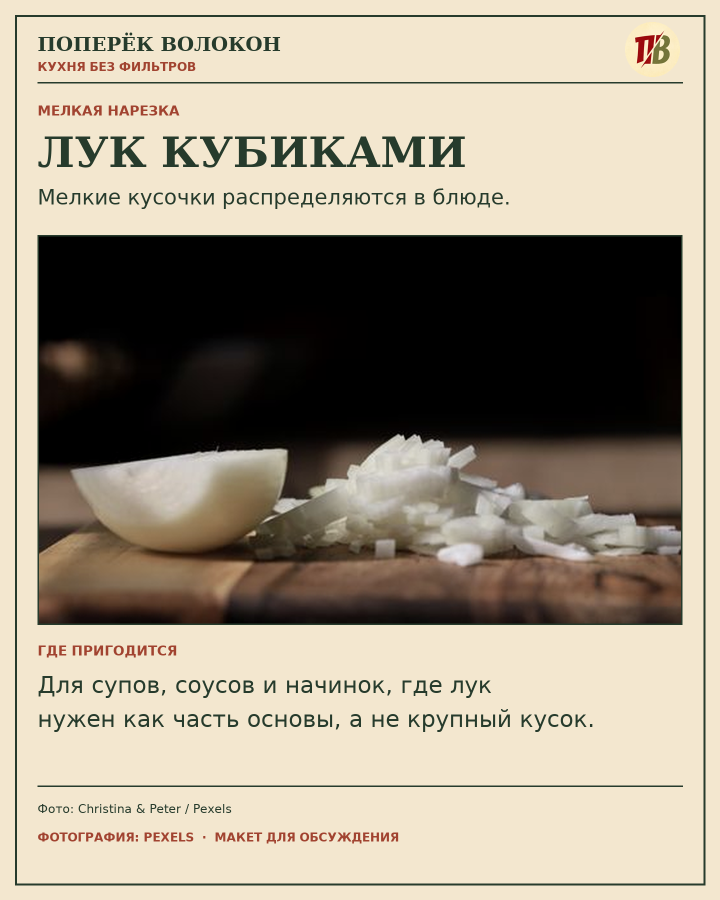
#> input picture proekt/03-chernoviki/luk-raznye-sposoby/foto-proba/foto-proba-01.png, 1440 x 1800 px, given in place of logo-02.png, which was not available (shown at 1/2 size)
$ python sobrat-probu.py
#> lines starting #> are read from the running program, lines starting #| are printed output that depends on the picture; after the words box and inside, x2 and y2 are one past the last pixel; in counts of white or black regions, pixels touching at a corner belong together
"""Пробные макеты. Фото — уменьшенные превью Pexels, источники см. README."""
from pathlib import Path
from PIL import Image, ImageDraw, ImageFont, ImageOps, ImageEnhance
P=Path(__file__).resolve().parent
F='/usr/share/fonts/truetype/dejavu/'
fonts={'serif':'DejaVuSerif-Bold.ttf','bold':'DejaVuSans-Bold.ttf','regular':'DejaVuSans.ttf'}
ink='#263b2c'; red='#a14330'; cream='#f3e7cf'; white='#faf3e1'
def f(n,k='regular'): return ImageFont.truetype(F+fonts[k],n)
def text(d,x,y,s,n,k='regular',color=ink,width=1250):
 ft=f(n,k); assert d.textlength(s,font=ft)<width,(s,d.textlength(s,font=ft),width); d.text((x,y),s,font=ft,fill=color)
def make(no,title,kicker,source,description,where,photo,credits):
#> called with no = 1, title = 'ЛУК КУБИКАМИ', kicker = 'МЕЛКАЯ НАРЕЗКА', description = 'Мелкие кусочки распределяются в блюде.', photo = 'pexels-36895504-preview.jpg', credits = 'Фото: Christina & Peter / Pexels'
 im=Image.new('RGB',(1440,1800),cream);d=ImageDraw.Draw(im)
 d.rectangle((30,30,1410,1770),outline=ink,width=4)
 text(d,75,65,'ПОПЕРЁК ВОЛОКОН',39,'serif');text(d,75,119,'КУХНЯ БЕЗ ФИЛЬТРОВ',24,'bold',red)
 logo=Image.open(P.parent.parent.parent/'07-upakovka-soobshchestva'/'logo-02.png').convert('RGB'); logo=ImageOps.fit(logo,(110,110));m=Image.new('L',(110,110));ImageDraw.Draw(m).ellipse((0,0,109,109),fill=255);im.paste(logo,(1250,44),m)
#> in make, logo is the input picture: PIL image 1440x1800 RGB; mean R, G, B 163.3, 153.5, 136.2
#> after `logo = ImageOps.fit(logo, (110, 110))`:
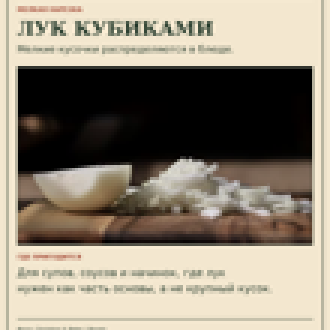
#> logo: PIL image 110x110 RGB (shown 3 times larger); mean R, G, B 146.3, 137.1, 121.4
#> after `m = Image.new('L', (110, 110))`: m: PIL image 110x110 L; every value is 0
#> after `ImageDraw.Draw(m).ellipse((0, 0, 109, 109), fill=255)`:
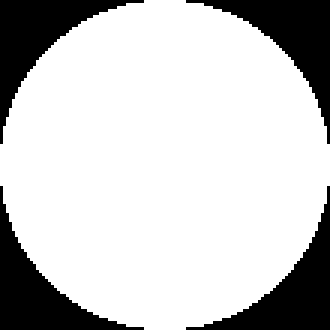
#> m: PIL image 110x110 L (shown 3 times larger); 78.4% white; 4 black regions, box (x1, y1, x2, y2) and area: (0, 0, 48, 48) 652, (62, 0, 110, 48) 652, (0, 62, 48, 110) 652, (62, 62, 110, 110) 652
 d.line((75,165,1365,165),fill=ink,width=3)
 text(d,75,205,kicker,27,'bold',red)
 text(d,75,255,title,84,'serif')
 text(d,75,370,description,42,'regular',ink)
 img=Image.open(P/photo).convert('RGB'); img=ImageOps.fit(img,(1290,780),Image.Resampling.LANCZOS,centering=(.5,.52))
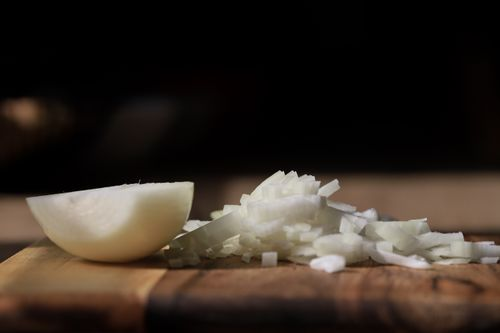
#> input picture proekt/03-chernoviki/luk-raznye-sposoby/foto-proba/pexels-36895504-preview.jpg, 500 x 333 px
#> in make, img is the input picture: PIL image 500x333 RGB; mean R, G, B 53.7, 44.1, 35.9
 img=ImageEnhance.Color(img).enhance(.8); img=ImageEnhance.Contrast(img).enhance(1.04)
 im.paste(img,(75,470)); d=ImageDraw.Draw(im);d.rectangle((75,470,1364,1249),outline=ink,width=3)
 text(d,75,1285,'ГДЕ ПРИГОДИТСЯ',27,'bold',red)
 for i,line in enumerate(where):text(d,75,1343+i*68,line,46,'regular',ink)
 d.line((75,1572,1365,1572),fill=ink,width=3)
 text(d,75,1603,credits,24,'regular',ink)
 text(d,75,1660,'ФОТОГРАФИЯ: PEXELS  ·  МАКЕТ ДЛЯ ОБСУЖДЕНИЯ',24,'bold',red)
 im.save(P/f'foto-proba-{no:02}.png',optimize=True)
make(1,'ЛУК КУБИКАМИ','МЕЛКАЯ НАРЕЗКА',None,'Мелкие кусочки распределяются в блюде.', ['Для супов, соусов и начинок, где лук','нужен как часть основы, а не крупный кусок.'], 'pexels-36895504-preview.jpg','Фото: Christina & Peter / Pexels')
make(2,'ПОЛУКОЛЬЦА','ПОПЕРЁК ЛУКОВИЦЫ',None,'Форма и толщина остаются заметными.', ['Полукольца добавляют в салат или маринуют.','Для этих блюд их можно нарезать тоньше.'], 'pexels-12181050-preview.jpg','Фото: Cihan Yüce / Pexels')
#> call 2 of make, with no = 2, title = 'ПОЛУКОЛЬЦА', kicker = 'ПОПЕРЁК ЛУКОВИЦЫ', description = 'Форма и толщина остаются заметными.', photo = 'pexels-12181050-preview.jpg', credits = 'Фото: Cihan Yüce / Pexels'
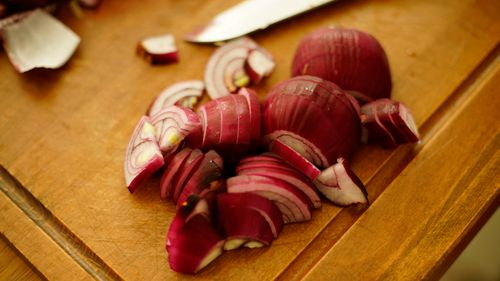
#> input picture proekt/03-chernoviki/luk-raznye-sposoby/foto-proba/pexels-12181050-preview.jpg, 500 x 281 px
#> in make, img is the input picture: PIL image 500x281 RGB; mean R, G, B 159.8, 94.3, 40
make(3,'ЛУК КОЛЬЦАМИ','ПОПЕРЁК ЛУКОВИЦЫ',None,'Поперечный срез можно разделить на кольца.', ['Кольца используют в салатах и сэндвичах;','для жарки в кляре их делают толще.'], 'pexels-4202502-preview.jpg','Фото: Kaboompics / Pexels')
#> call 3 of make, with no = 3, title = 'ЛУК КОЛЬЦАМИ', kicker = 'ПОПЕРЁК ЛУКОВИЦЫ', photo = 'pexels-4202502-preview.jpg', credits = 'Фото: Kaboompics / Pexels'
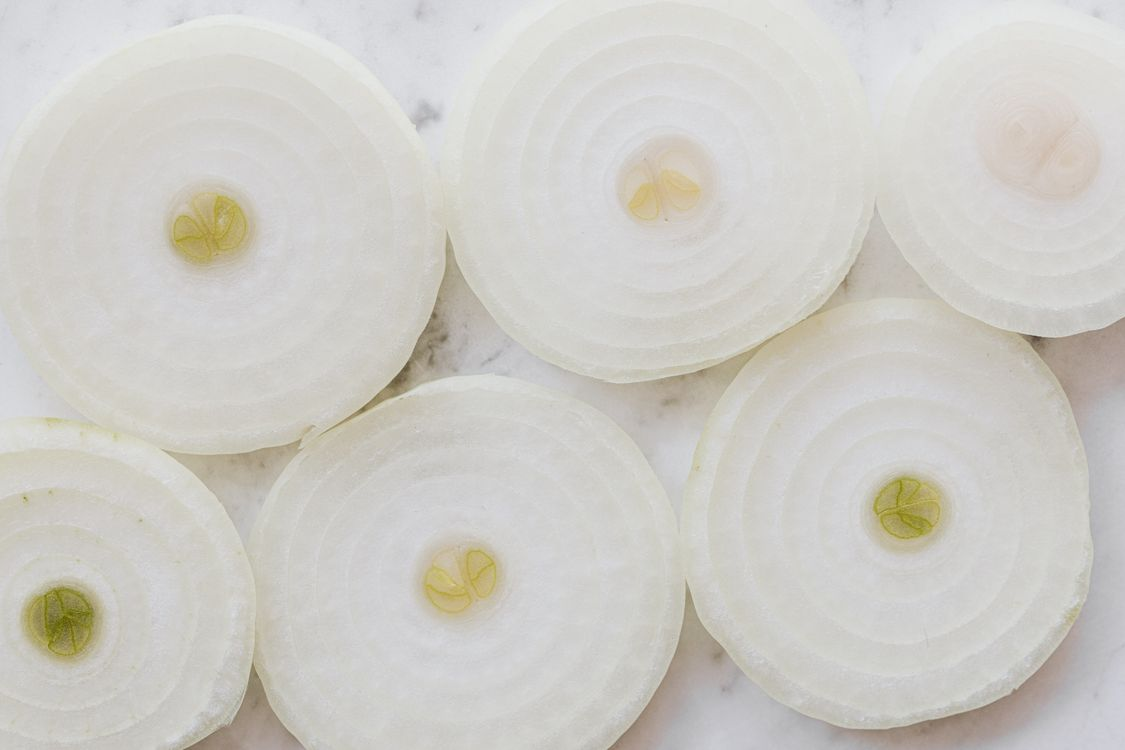
#> input picture proekt/03-chernoviki/luk-raznye-sposoby/foto-proba/pexels-4202502-preview.jpg, 1125 x 750 px
#> in make, img is the input picture: PIL image 1125x750 RGB; mean R, G, B 206, 204, 198.5
#> in make (call 3), `img = ImageOps.fit(img, (1290, 780), Image.Resampling.LANCZOS, centeri`:
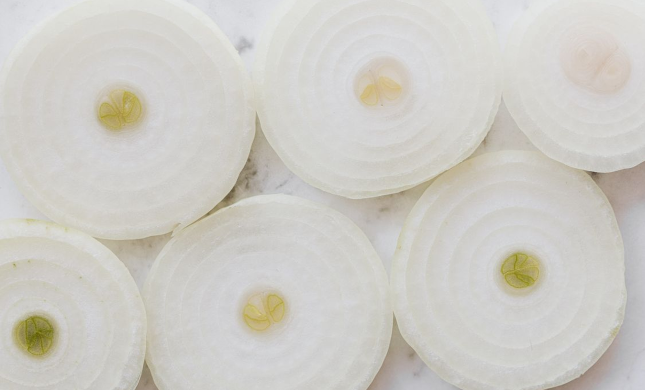
#> img: PIL image 1290x780 RGB (shown at 1/2 size); mean R, G, B 206, 204, 198.1
#> in make (call 3), `im.save(P/f'foto-proba-{no:02}.png',optimize=True)`:
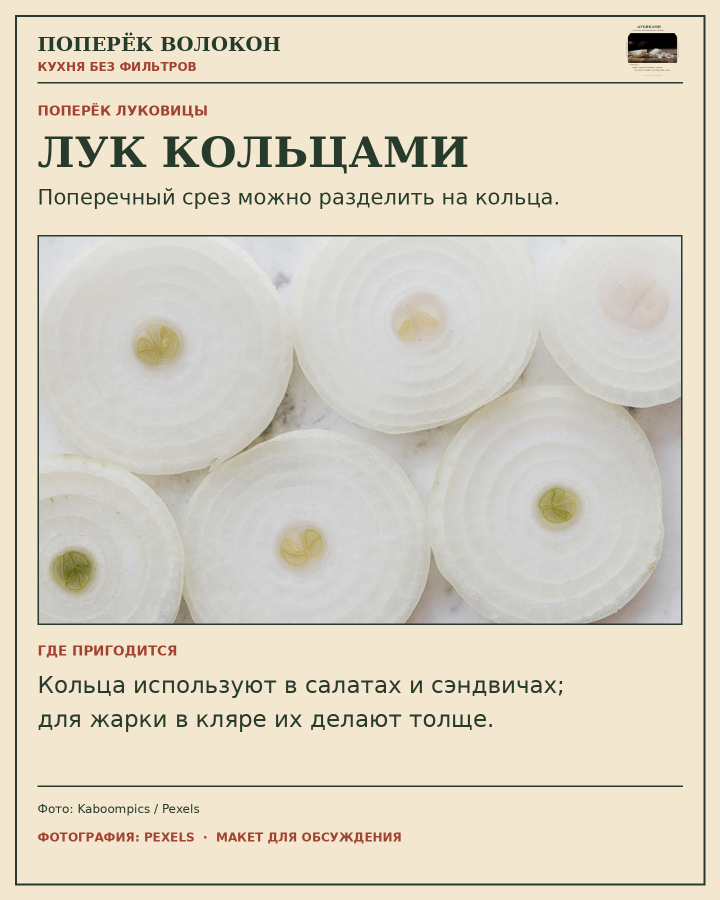
#> saved as foto-proba-03.png: PIL image 1440x1800 RGB (shown at 1/2 size); mean R, G, B 219.6, 212.4, 196
print('Три демонстрационных макета готовы.')
